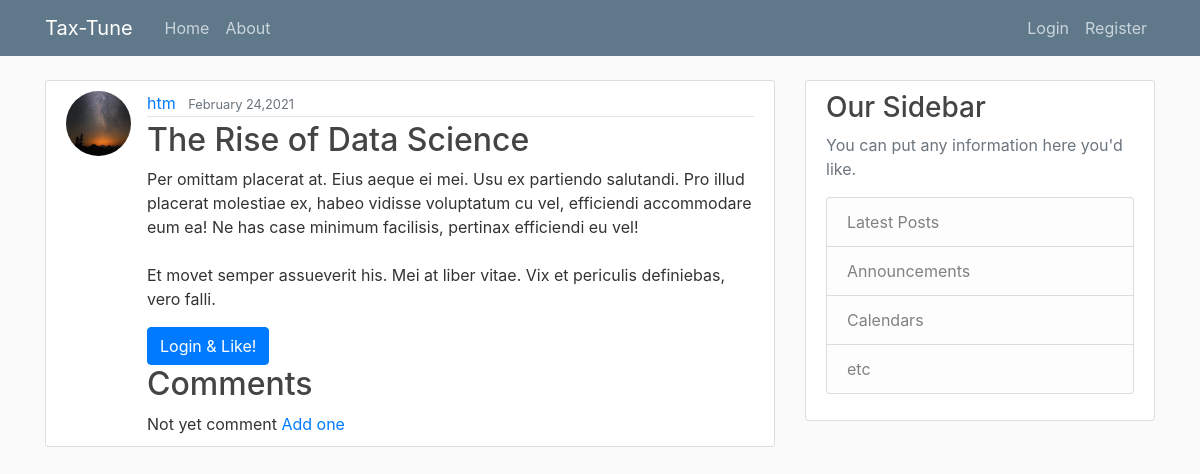
The page /post/29 on the database as committed earlier.
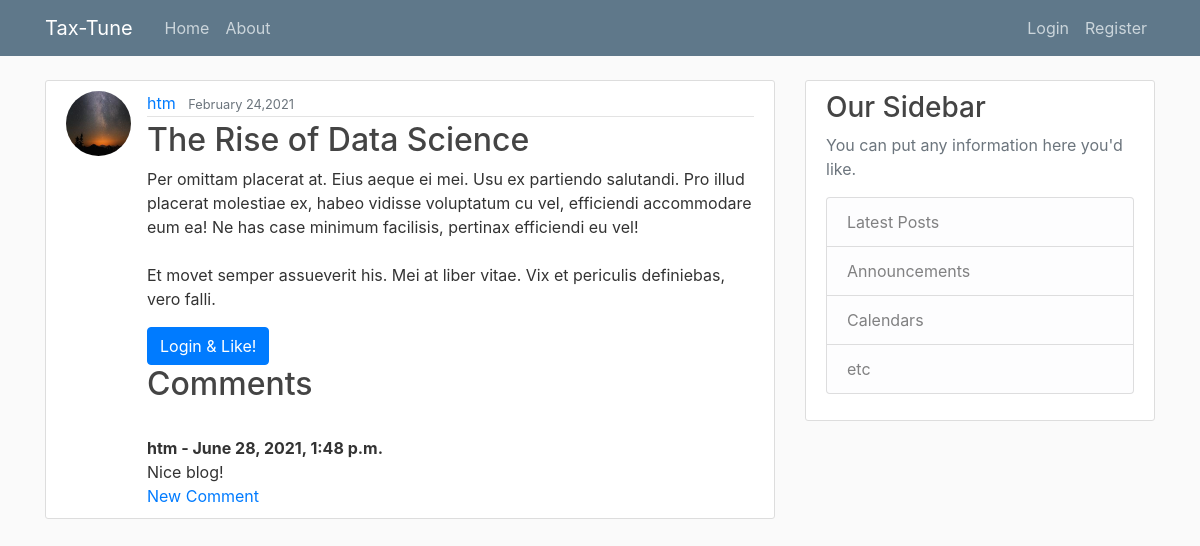
The same page on the database as committed later.
### blog/models.py (models this page shows, shortened)
class Post(models.Model):
    title = models.CharField(max_length=100)
    content = models.TextField()
    date_posted = models.DateTimeField(default=timezone.now) #(auto_now=True) or (auto_now_add=True)
    author = models.ForeignKey(User, on_delete=models.CASCADE)
    likes = models.ManyToManyField(User, related_name='likes', blank=True)

class Comment(models.Model):
    post = models.ForeignKey(Post, editable=False ,related_name='comment', on_delete=models.CASCADE)
    name = models.ForeignKey(User ,on_delete=models.CASCADE)
    body = models.TextField(blank=True, null=True)
    date_added = models.DateTimeField(auto_now_add=True)

### users/models.py (models this page shows, shortened)
class Profile(models.Model):
    user = models.OneToOneField(User, on_delete=models.CASCADE)
    image = models.ImageField(default='default.jpg',upload_to='profile_pics')

### blog/views.py (the view)
# urls.py: path('post/<int:pk>', PostDetailView.as_view(), name='post-detail'),
class PostDetailView(DetailView):
    model = Post

### blog/templates/blog/post_detail.html (shortened to what this page needs)
{% extends 'blog/base.html' %}
{% block content %}
    <article class="media content-section">
      <img class="rounded-circle article-img" src="{{object.author.profile.image.url}}">
      <div class="media-body">
        <div class="article-metadata">
          <a class="mr-2" href="{% url 'user-posts' object.author.username %}">{{ object.author }}</a>
          <small class="text-muted">{{ object.date_posted | date:"F d,Y" }}</small>
        </div>
        <h2 class="article-title">{{ object.title }}</h2>
        <p class="article-content">{{ object.content }}</p>
        {% if user.is_authenticated %}
        <form action="{% url 'post-like' post.pk %}" method="POST">
          {% csrf_token %}
          <button type="submit" name="post_id", value="{{ post.id }}", class="btn btn-primary">Like {{ post.total_likes }} </button>
        </form>
        {% else %}
          <a class="btn btn-primary", href="{% url 'login' %}">Login & Like!</a>
        {% endif %}
        <h2>Comments</h2>
        {% if not object.comment.all %}
          Not yet comment <a href="{% url 'comment' post.pk %}">Add one</a>
        {% else %}
          {% for comment in object.comment.all %}
            <br/>
        <strong>{{ comment.name }} - {{ comment.date_added }}</strong> <br/>
        {{ comment.body }}
          {% endfor %}
        <br/>
          <a href="{% url 'comment' post.pk %}">New Comment</a>
        {% endif %}
      </div>
    </article>
{% endblock content %}

### blog/templates/blog/base.html (shortened to what this page needs)
{% load static %}
<!DOCTYPE html>
<html>
<head>
    <link rel="stylesheet" href="https://maxcdn.bootstrapcdn.com/bootstrap/4.0.0/css/bootstrap.min.css">
    <link rel="stylesheet" type='text/css' href="{% static 'blog/main.css' %}">
</head>
<body>
    <header class="site-header">
      <nav class="navbar navbar-expand-md navbar-dark bg-steel fixed-top">
        <div class="container">
          <a class="navbar-brand mr-4" href="{% url 'blog-home' %}">Tax-Tune</a>
          <div class="collapse navbar-collapse" id="navbarToggle">
            <div class="navbar-nav mr-auto">
              <a class="nav-item nav-link" href="{% url 'blog-home' %}">Home</a>
              <a class="nav-item nav-link" href="{% url 'blog-about' %}">About</a>
            </div>
            <div class="navbar-nav">
                {% if user.is_authenticated %}
                    <a class="nav-item nav-link" href="{% url 'post-create' %}">New Post!</a>
                    <a class="nav-item nav-link" href="{% url 'profile' %}">Profile</a>
                    <a class="nav-item nav-link" href="{% url 'logout' %}">Log Out</a>
                {% else %}
                    <a class="nav-item nav-link" href="{% url 'login' %}">Login</a>
                    <a class="nav-item nav-link" href="{% url 'register' %}">Register</a>
                {% endif %}
            </div>
          </div>
        </div>
      </nav>
    </header>
    <main role="main" class="container">
      <div class="row">
        <div class="col-md-8">
            {% block content %}{% endblock %}
        </div>
        <div class="col-md-4">
          <div class="content-section">
            <h3>Our Sidebar</h3>
            <p class='text-muted'>You can put any information here you'd like.
              <ul class="list-group">
                <li class="list-group-item list-group-item-light">Latest Posts</li>
                <li class="list-group-item list-group-item-light">Announcements</li>
                <li class="list-group-item list-group-item-light">Calendars</li>
                <li class="list-group-item list-group-item-light">etc</li>
              </ul>
            </p>
          </div>
        </div>
      </div>
    </main>
</body>
</html>

### blog/static/blog/main.css (style rules this page uses)
body { background: #fafafa; color: #333333; margin-top: 5rem; }
h1, h2, h3, h4, h5, h6 { color: #444444; }
ul { margin: 0; }
.bg-steel { background-color: #5f788a; }
.site-header .navbar-nav .nav-link { color: #cbd5db; }
.content-section { background: #ffffff; padding: 10px 20px; border: 1px solid #dddddd; border-radius: 3px; margin-bottom: 20px; }
.article-title { color: #444444; }
.article-content { white-space: pre-line; }
.article-img { height: 65px; width: 65px; margin-right: 16px; }
.article-metadata { padding-bottom: 1px; margin-bottom: 4px; border-bottom: 1px solid #e3e3e3 }

Rows that differ between the two databases and show on the page:
added Comment: name "htm", date_added "June 28, 2021, 1:48 p.m.", body "Nice blog!"
Other text that changed with them:
text no longer shown: "Not yet comment Add one"
text now shown: "New Comment"
